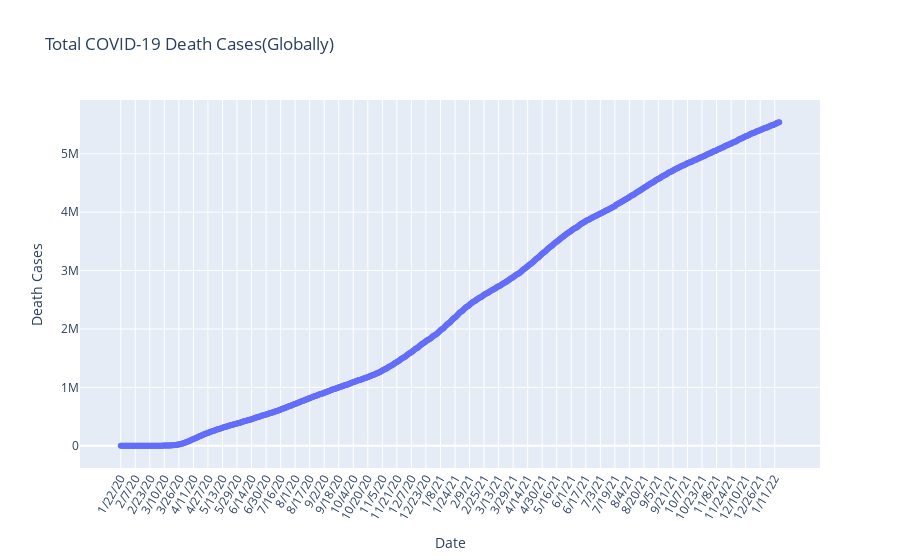

Notebook cell for this chart:
### Code cell
fig_2 = go.Figure(data = go.Scatter(x=death_ts_summary.index,y= death_ts_summary.values,mode='lines+markers'))
fig_2.update_layout(title="Total COVID-19 Death Cases(Globally)",xaxis_tickangle=300,xaxis_title='Date',yaxis_title='Death Cases')
fig_2.show()

### Figure 1 — Plotly figure (JSON) as saved in the notebook; plotly's stock layout.template omitted (floating-point values rounded to 4 significant figures; data arrays with more than 128 entries replaced by an {"elided": "..."} marker saying what was removed)
{"data": [{"mode": "lines+markers", "type": "scatter", "x": {"elided": "726 str values"}, "y": {"elided": "726 int values"}}], "layout": {"title": {"text": "Total COVID-19 Death Cases(Globally)"}, "xaxis": {"tickangle": -60, "title": {"text": "Date"}}, "yaxis": {"title": {"text": "Death Cases"}}}}
